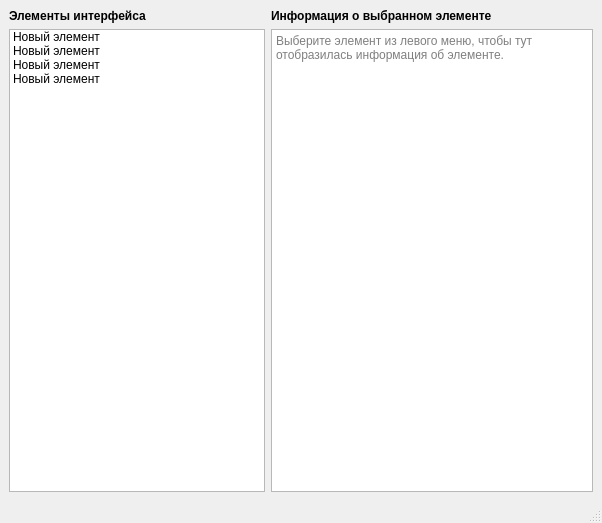
<?xml version="1.0" encoding="UTF-8"?>
<ui version="4.0">
 <class>MainWindow</class>
 <widget class="QMainWindow" name="MainWindow">
  <property name="geometry">
   <rect>
    <x>0</x>
    <y>0</y>
    <width>602</width>
    <height>523</height>
   </rect>
  </property>
  <property name="windowTitle">
   <string>Справка</string>
  </property>
  <widget class="QWidget" name="centralwidget">
   <layout class="QGridLayout" name="gridLayout">
    <item row="0" column="1">
     <widget class="QLabel" name="label_selected_element_information">
      <property name="font">
       <font>
        <weight>75</weight>
        <bold>true</bold>
       </font>
      </property>
      <property name="text">
       <string>Информация о выбранном элементе</string>
      </property>
     </widget>
    </item>
    <item row="0" column="0">
     <widget class="QLabel" name="label_ui_elements">
      <property name="font">
       <font>
        <weight>75</weight>
        <bold>true</bold>
       </font>
      </property>
      <property name="text">
       <string>Элементы интерфейса</string>
      </property>
     </widget>
    </item>
    <item row="1" column="1">
     <widget class="QTextBrowser" name="area_element_information">
      <property name="placeholderText">
       <string>Выберите элемент из левого меню, чтобы тут отобразилась информация об элементе.</string>
      </property>
     </widget>
    </item>
    <item row="1" column="0">
     <widget class="QListWidget" name="list_ui_elements">
      <property name="sizePolicy">
       <sizepolicy hsizetype="Maximum" vsizetype="Expanding">
        <horstretch>0</horstretch>
        <verstretch>0</verstretch>
       </sizepolicy>
      </property>
      <item>
       <property name="text">
        <string>Новый элемент</string>
       </property>
      </item>
      <item>
       <property name="text">
        <string>Новый элемент</string>
       </property>
      </item>
      <item>
       <property name="text">
        <string>Новый элемент</string>
       </property>
      </item>
      <item>
       <property name="text">
        <string>Новый элемент</string>
       </property>
      </item>
     </widget>
    </item>
   </layout>
  </widget>
  <widget class="QStatusBar" name="statusbar"/>
 </widget>
 <resources/>
 <connections/>
</ui>
